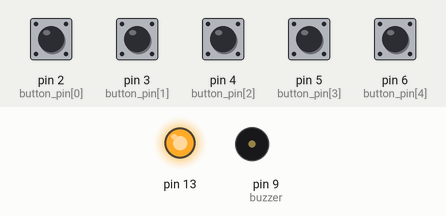
Simulated run of this sketch. Board: Arduino Uno, built with avr-gcc and run on an emulated ATmega328P. Shown: output pins drawn as LEDs (lit = HIGH), buzzer (waves = sounding). Inputs (shaded band) come from the test bench; at power-on: pin 2 (button_pin[0]), pin 3 (button_pin[1]), pin 4 (button_pin[2]), pin 5 (button_pin[3]), pin 6 (button_pin[4]) HIGH. The ROS host is connected and sends only what is stated; random numbers use the default seed unless the sketch sets one.

Above: at 1.2 s.
1.3 s: pin 2 (button_pin[0]) pulled LOW for 0.15 s
At 2.7 s:
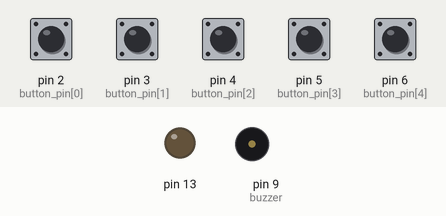
3.0 s: pin 3 (button_pin[1]) pulled LOW for 0.15 s
At 3.21 s:
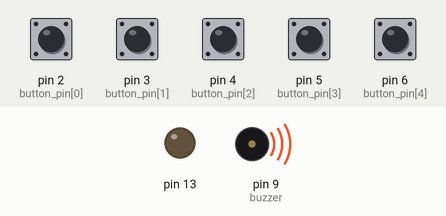
4.7 s: pin 3 (button_pin[1]) pulled LOW for 1 s
At 5.76 s:
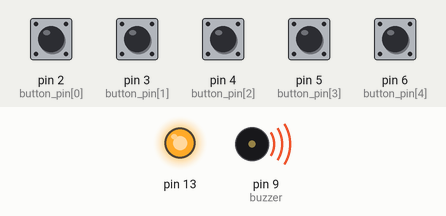
7.3 s: pin 2 (button_pin[0]) pulled LOW for 1 s
At 8.8 s:
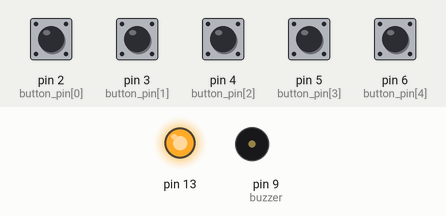
Timing chart, 0 to 10.3 s (numbered marks = the images above; inputs shaded):
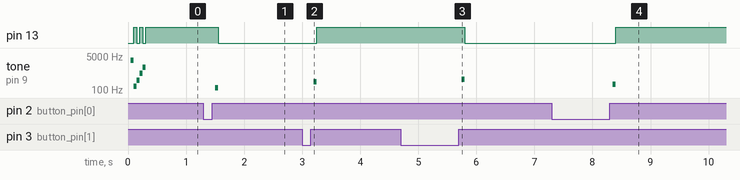

The sketch:

MX2.ino
```cpp
/*
 * Git Sum Spaghetti
 *
 * Arduino Button and Sound RosNode
 *
 * MX2 Project Assignment 3
 * Last Modified 18th September
 */

#include "pitches.h"
#include <ros.h>
#include <std_msgs/Int8.h>


const int button_pin[] = {
  2, 3, 4, 5, 6};
bool last_reading[5];
long last_debounce_time[5];
long debounce_delay=50;
bool published[5];

int tone_dur = 50;
int buzzer = 9;

int melody = 0;

int bpm = 120;
int harmonic = 1;


void messageCb( const std_msgs::Int8& play_melody){
  melody = play_melody.data;
}

ros::NodeHandle nh;

std_msgs::Int8 pushed_msg;
ros::Publisher pub_button("pushed", &pushed_msg);
ros::Subscriber<std_msgs::Int8> sub("play_melody", &messageCb);

int pentatonic[5] = {NOTE_C4, NOTE_DS4, NOTE_F4, NOTE_G4, NOTE_AS4};

//TODO: Put these arrays in a seperate file and make a struct to store the size of the array (or figure out how to calculate the size of a passed array in a function)
float randomSong[][2] = {
  {
    NOTE_C4, 1    }
  ,
  {
    NOTE_D4, 1    }
  ,
  {
    NOTE_E4, 1    }
  ,
  {
    NOTE_F4, 1    }
};
int randomSongSize = sizeof(randomSong) / sizeof(randomSong[0]);

float chariots[][2] = {
  {
    REST, 2.5    }
  ,
  {
    NOTE_C4, 0.5    }
  ,
  {
    NOTE_F4, 0.33    }
  ,
  {
    NOTE_G4, 0.33    }
  ,
  {
    NOTE_A4, 0.34    }
  ,

  {
    NOTE_G4, 1    }
  ,
  {
    NOTE_E4, 1    }
  ,
  {
    REST, 0.5    }
  ,
  {
    NOTE_C4, 0.5    }
  ,
  {
    NOTE_F4, 0.33    }
  ,
  {
    NOTE_G4, 0.33    }
  ,
  {
    NOTE_A4, 0.34    }
  ,

  {
    NOTE_G4, 2    }
  ,
  {
    REST, 0.5    }
  ,
  {
    NOTE_C4, 0.5    }
  ,
  {
    NOTE_F4, 0.33    }
  ,
  {
    NOTE_G4, 0.33    }
  ,
  {
    NOTE_A4, 0.34    }
  ,

  {
    NOTE_G4, 1    }
  ,
  {
    NOTE_E4, 1    }
  ,
  {
    REST, 0.5    }
  ,
  {
    NOTE_E4, 0.5    }
  ,
  {
    NOTE_F4, 0.33    }
  ,
  {
    NOTE_E4, 0.33    }
  ,
  {
    NOTE_C4, 0.34    }
  ,

  {
    NOTE_C4, 2    }
  ,
  {
    REST, 2    }
  ,
};
int chariotsSize = sizeof(chariots) / sizeof(chariots[0]);

void setup()
{
  nh.initNode();
  nh.advertise(pub_button);
  nh.subscribe(sub);
  pinMode(13, OUTPUT);
  //initialise an input pin for our push button
  for (int i = 0; i < 5; i++) {
    pinMode(button_pin[i], INPUT);
    last_reading[i] = ! digitalRead(button_pin[i]);
    last_reading[i] = false;
    last_debounce_time[i] = 0;
    published[i] = true;
  }
}

void loop()
{
  switch (melody) {
    case(1):
    play(0, buzzer);
    melody = 0;
    break;
    case(2):
    play(1, buzzer);
    melody = 0;
    break;
    default:
    break;
  }

  int reading[5];
  int i;
  for (i = 0; i < 5; i++) {

    reading[i] = digitalRead(button_pin[i]);
    if (last_reading[i] != reading[i]){
      last_debounce_time[i] = millis();
      published[i] = false;

    }

    //if the button value has not changed for the debounce delay, we know its stable
    if ( !published[i] && (millis() - last_debounce_time[i])  > debounce_delay && reading[i] == HIGH) {
      int f = 0;
      switch(i) {
        case(0):
        f = 0.5*pentatonic[random(0,4)];
        break;
        case(1):
        f = pentatonic[random(0,4)];
        break;
        case(2):
        f = 2*pentatonic[random(0,4)];
        break;
        case(3):
        f = 4*pentatonic[random(0,4)];
        break;
        case(4):
        f = 8*pentatonic[random(0,4)];
        break;
      }
      tone(buzzer, f, tone_dur);
      delay(tone_dur);
      noTone(buzzer);
      digitalWrite(13, HIGH-digitalRead(13));
      pushed_msg.data = i + 1;
      pub_button.publish(&pushed_msg);
      published[i] = true;
    }

    last_reading[i] = reading[i];
  }


  nh.spinOnce();
}

void play(int a, int b) {
  if(a)
  {
     int s = 4;
    int currentMelody = melody;
    for (int thisNote = 0; thisNote < s; thisNote++)
    {
      int noteDuration = (int) ((60000.0/bpm) * randomSong[thisNote][1]);
      tone(b, (int) harmonic*randomSong[thisNote][0], noteDuration);
      int pauseBetweenNotes = noteDuration * 1.30;
      unsigned long currentMillis = millis();
      while(millis() - currentMillis <= pauseBetweenNotes) {
      }
      //delay(pauseBetweenNotes);
      if (melody != currentMelody) {
        return;
      }
      noTone(b);
    }
  }
  else
  {
    int s = 27;
    int currentMelody = melody;
    for (int thisNote = 0; thisNote < s; thisNote++)
    {
      int noteDuration = (int) ((60000.0/bpm) * chariots[thisNote][1]);
      tone(b, (int) harmonic*chariots[thisNote][0], noteDuration);
      int pauseBetweenNotes = noteDuration * 1.30;
      unsigned long currentMillis = millis();
      while(millis() - currentMillis <= pauseBetweenNotes) {
        for (int i = 0; i < 5; i++) {
          if (digitalRead(button_pin[i])) {
            noTone(b);
            return;
          }
        }
      }
      //delay(pauseBetweenNotes);
      if (melody != currentMelody) {
        noTone(b);
        return;
      }
      noTone(b);
    }
  }

}
```

pitches.h
```cpp
/*************************************************
 * Public Constants
 *************************************************/

#define REST     0
#define NOTE_B0  31
#define NOTE_C1  33
#define NOTE_CS1 35
#define NOTE_D1  37
#define NOTE_DS1 39
#define NOTE_E1  41
#define NOTE_F1  44
#define NOTE_FS1 46
#define NOTE_G1  49
#define NOTE_GS1 52
#define NOTE_A1  55
#define NOTE_AS1 58
#define NOTE_B1  62
#define NOTE_C2  65
#define NOTE_CS2 69
#define NOTE_D2  73
#define NOTE_DS2 78
#define NOTE_E2  82
#define NOTE_F2  87
#define NOTE_FS2 93
#define NOTE_G2  98
#define NOTE_GS2 104
#define NOTE_A2  110
#define NOTE_AS2 117
#define NOTE_B2  123
#define NOTE_C3  131
#define NOTE_CS3 139
#define NOTE_D3  147
#define NOTE_DS3 156
#define NOTE_E3  165
#define NOTE_F3  175
#define NOTE_FS3 185
#define NOTE_G3  196
#define NOTE_GS3 208
#define NOTE_A3  220
#define NOTE_AS3 233
#define NOTE_B3  247
#define NOTE_C4  262
#define NOTE_CS4 277
#define NOTE_D4  294
#define NOTE_DS4 311
#define NOTE_E4  330
#define NOTE_F4  349
#define NOTE_FS4 370
#define NOTE_G4  392
#define NOTE_GS4 415
#define NOTE_A4  440
#define NOTE_AS4 466
#define NOTE_B4  494
#define NOTE_C5  523
#define NOTE_CS5 554
#define NOTE_D5  587
#define NOTE_DS5 622
#define NOTE_E5  659
#define NOTE_F5  698
#define NOTE_FS5 740
#define NOTE_G5  784
#define NOTE_GS5 831
#define NOTE_A5  880
#define NOTE_AS5 932
#define NOTE_B5  988
#define NOTE_C6  1047
#define NOTE_CS6 1109
#define NOTE_D6  1175
#define NOTE_DS6 1245
#define NOTE_E6  1319
#define NOTE_F6  1397
#define NOTE_FS6 1480
#define NOTE_G6  1568
#define NOTE_GS6 1661
#define NOTE_A6  1760
#define NOTE_AS6 1865
#define NOTE_B6  1976
#define NOTE_C7  2093
#define NOTE_CS7 2217
#define NOTE_D7  2349
#define NOTE_DS7 2489
#define NOTE_E7  2637
#define NOTE_F7  2794
#define NOTE_FS7 2960
#define NOTE_G7  3136
#define NOTE_GS7 3322
#define NOTE_A7  3520
#define NOTE_AS7 3729
#define NOTE_B7  3951
#define NOTE_C8  4186
#define NOTE_CS8 4435
#define NOTE_D8  4699
#define NOTE_DS8 4978
```

Measured:
- after the input at 1.3 s, pin 13: HIGH → LOW after 0.25 s; tone on pin 9 (buzzer): silent → 131 Hz after 0.20 s, → silent 0.05 s later
- after the input at 3.0 s, pin 13: LOW → HIGH after 0.25 s; tone on pin 9 (buzzer): silent → 262 Hz after 0.20 s, → silent 0.05 s later
- after the input at 4.7 s, pin 13: HIGH → LOW after 1.1 s; tone on pin 9 (buzzer): silent → 349 Hz after 1.1 s, → silent 0.05 s later
- after the input at 7.3 s, pin 13: LOW → HIGH after 1.1 s; tone on pin 9 (buzzer): silent → 196 Hz after 1.1 s, → silent 0.05 s later
- by itself, pin 13: alternates HIGH for 0.05 s and LOW for 0.05 s, 5 changes in all, then stays HIGH
- by itself, tone on pin 9 (buzzer): plays 3136 Hz for 0.05 s, 155 Hz for 0.05 s, 311 Hz for 0.05 s, 698 Hz for 0.05 s, 1396 Hz for 0.05 s
